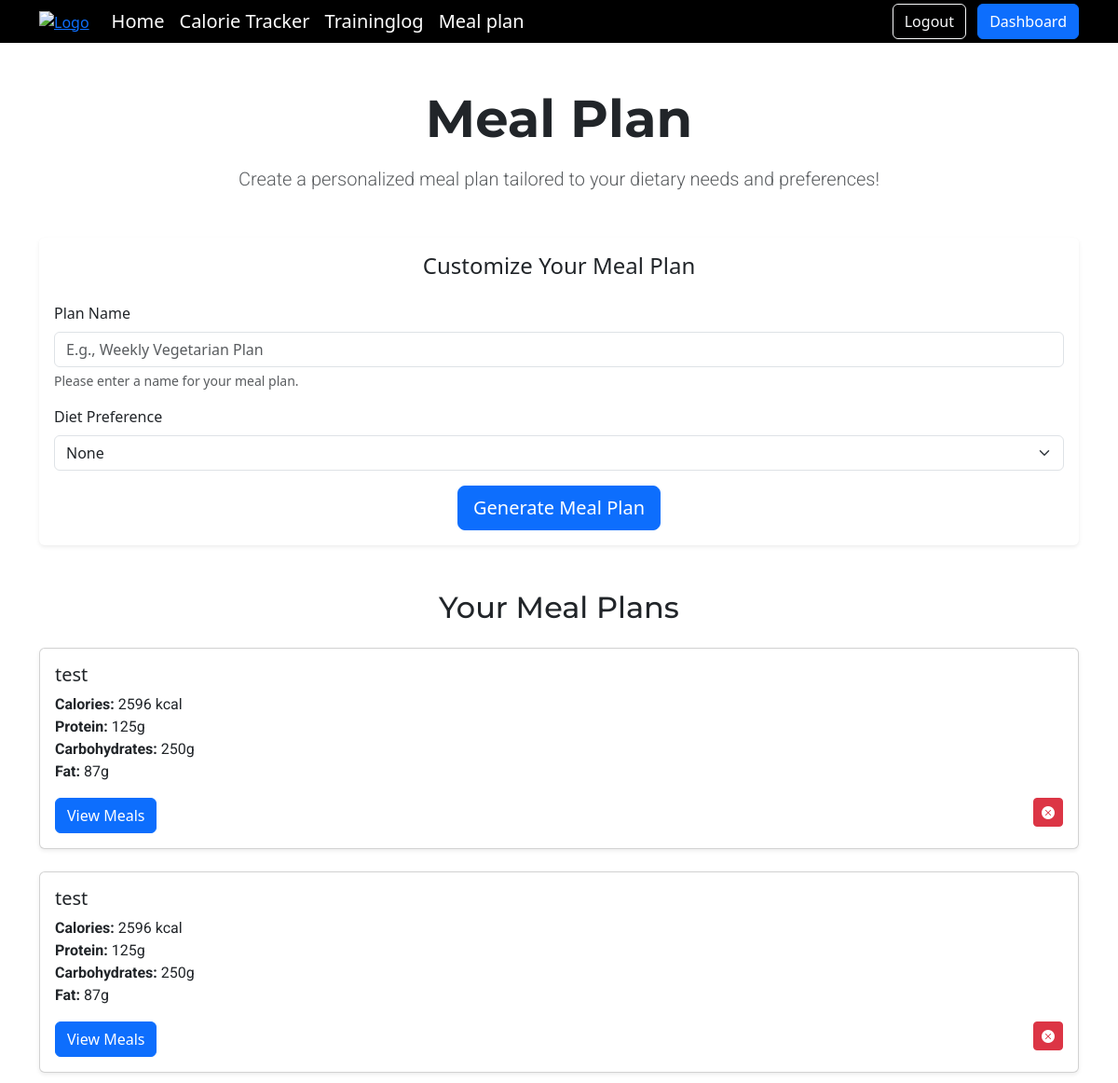
Page /mealplan (signed in, upper part) on the earlier database version.
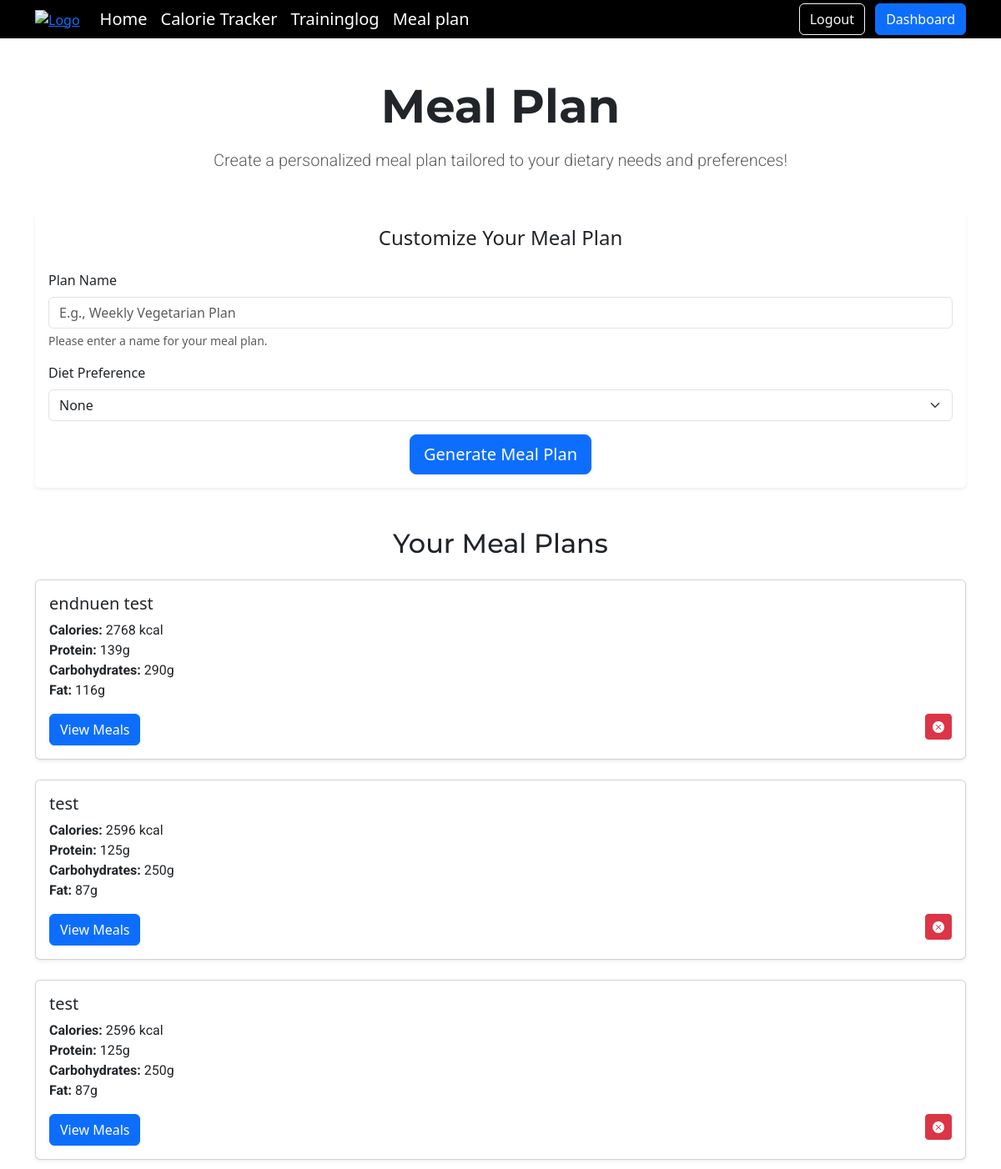
Same page on the later database version.
### tables this page shows
CREATE TABLE meal_plans (
id INTEGER PRIMARY KEY AUTOINCREMENT,
user_id INTEGER NOT NULL,
created_at DATETIME DEFAULT CURRENT_TIMESTAMP,
name TEXT,
calories INTEGER,
protein INTEGER,
carbohydrates INTEGER,
fat INTEGER,
FOREIGN KEY (user_id) REFERENCES users(id)
);

### app.py (the view)
@app.route("/mealplan", methods=["GET", "POST"])
@login_required
def mealplan():
    user_id = session["user_id"]
    MAX_PROTEIN = 125
    MAX_CARBS = 250
    MAX_FAT = 87
    def select_data(user_id):
        meal_plans = db.execute(
            """
            SELECT id, name, calories, protein, carbohydrates, fat
            FROM meal_plans
            WHERE user_id = ?
            ORDER BY created_at DESC
            """,
            user_id
        )
        meals = db.execute(
            """
            SELECT meal_id, meal_plan_id, title, source_url, ready_in_minutes, imagetype
            FROM meal_plan_meals
            WHERE meal_plan_id IN (SELECT id FROM meal_plans WHERE user_id = ?)
            """,
            user_id
        )
        meals_by_plan = {}
        for meal in meals:
            meal_plan_id = meal["meal_plan_id"]
            if meal_plan_id not in meals_by_plan:
                meals_by_plan[meal_plan_id] = []
            meals_by_plan[meal_plan_id].append(meal)
        return meal_plans, meals_by_plan
    def calculate_macronutrients(calorie_goal, goal_type):
        """Beregner minimum protein, kulhydrat og fedt baseret på mål og kalorieindtag."""
        if goal_type == "weight_loss":
            protein_ratio, carb_ratio, fat_ratio = 0.35, 0.30, 0.35
        elif goal_type == "muscle_gain":
            protein_ratio, carb_ratio, fat_ratio = 0.40, 0.40, 0.20
        else:  # maintenance
            protein_ratio, carb_ratio, fat_ratio = 0.30, 0.40, 0.30
        protein = min(calorie_goal * protein_ratio / 4, MAX_PROTEIN)  # 1 gram protein = 4 kcal
        carbs = min(calorie_goal * carb_ratio / 4, MAX_CARBS)        # 1 gram kulhydrat = 4 kcal
        fat = min(calorie_goal * fat_ratio / 9, MAX_FAT)             # 1 gram fedt = 9 kcal
        return round(protein), round(carbs), round(fat)
    if request.method == "POST":
        action = request.form.get("action")
        if action == "delete":
            plan_id = request.form.get("plan_id")
            if plan_id:
                db.execute("DELETE FROM meal_plan_meals WHERE meal_plan_id = ?", plan_id)
                db.execute("DELETE FROM meal_plans WHERE id = ? AND user_id = ?", plan_id, user_id)
        elif action == "add":
            if not request.form.get("plan_name"):
                return render_template("mealplan.html", error="Please enter a meal plan name.")
            valid_diet_preferences = ["", "vegetarian", "vegan", "keto", "paleo"]
            diet = request.form.get("diet")
            if diet not in valid_diet_preferences:
                return render_template("mealplan.html", error="Invalid diet preference selected.")
            user_data = db.execute("SELECT daily_calorie_goal, goal_type FROM users WHERE id = ?", user_id)[0]
            calorie_goal = user_data["daily_calorie_goal"]
            goal_type = user_data["goal_type"]
            total_protein, total_carbs, total_fat = calculate_macronutrients(calorie_goal, goal_type)
            meal_protein = round(total_protein / 3)
            meal_carbs = round(total_carbs / 3)
            meal_fat = round(total_fat / 3)
            api_key = "71433d93ff0445e68f984bb19ca3048f"
            meal_types = ["breakfast", "main course", "main course"]
            meals = []
            total_calories = 0
            total_protein = 0
            total_carbs = 0
            total_fat = 0
            offset = 0
            for meal_type in meal_types:
                url = "https://api.spoonacular.com/recipes/complexSearch"
                params = {
                    "apiKey": api_key,
                    "diet": diet,
                    "type": meal_type,
                    "targetCalories": calorie_goal // 3,  # Fordel kalorierne på tre måltider
                    "addRecipeNutrition": True,
                    "number": 1,
                    "offset": offset,
                    "instructionsRequired": True
                }
                if not diet:
                    params.update({
                        "minProtein": meal_protein,
                        "minCarbs": meal_carbs,
                        "minFat": meal_fat
                    })
                response = requests.get(url, params=params)
                if response.status_code == 200:
                    result = response.json().get("results", [])
                    if result:
                        meal = result[0]
                        meals.append(meal)
                        offset += 1
                        nutrients = meal.get("nutrition", {}).get("nutrients", [])
                        total_calories += next((n["amount"] for n in nutrients if n["name"] == "Calories"), 0)
                        total_protein += next((n["amount"] for n in nutrients if n["name"] == "Protein"), 0)
                        total_carbs += next((n["amount"] for n in nutrients if n["name"] == "Carbohydrates"), 0)
                        total_fat += next((n["amount"] for n in nutrients if n["name"] == "Fat"), 0)
                else:
                    return render_template("mealplan.html", error=f"Failed to fetch {meal_type}. Try again.")
            if not meals or len(meals) != 3:
                return render_template("mealplan.html", error="Could not generate a complete meal plan. Try again.")
            meal_plan_id = db.execute(
                """
                INSERT INTO meal_plans (user_id, name, calories, protein, carbohydrates, fat)
                VALUES (?, ?, ?, ?, ?, ?)
                """,
                user_id, request.form.get("plan_name"), round(total_calories), round(total_protein), round(total_carbs), round(total_fat)
            )
            for meal in meals:
                db.execute(
                    """
                    INSERT INTO meal_plan_meals (meal_id, meal_plan_id, title, source_url, ready_in_minutes, imagetype)
                    VALUES (?, ?, ?, ?, ?, ?)
                    """,
                    meal["id"], meal_plan_id, meal["title"], meal["sourceUrl"], meal.get("readyInMinutes", 0), meal["imageType"]
                )
        meal_plans, meals_by_plan = select_data(user_id)
        return render_template("mealplan.html", meal_plans=meal_plans, meals_by_plan=meals_by_plan)
    else:  # GET request
        meal_plans, meals_by_plan = select_data(user_id)
        return render_template("mealplan.html", meal_plans=meal_plans, meals_by_plan=meals_by_plan)

### app.py (called while the page is built)
def login_required(f):
    @wraps(f)
    def decorated_function(*args, **kwargs):
        if session.get("user_id") is None:
            return redirect("/login")
        return f(*args, **kwargs)
    return decorated_function

@app.after_request
def after_request(response):
    response.headers["Cache-Control"] = "no-cache, no-store, must-revalidate"
    response.headers["Expires"] = 0
    response.headers["Pragma"] = "no-cache"
    return response

### templates/mealplan.html (shortened to what this page needs)
{% extends "layout.html" %}
{% block main %}
<div class="container my-5 text-center">
    <h1 class="display-4 mb-3 fw-bold">Meal Plan</h1>
    <p class="lead text-muted">Create a personalized meal plan tailored to your dietary needs and preferences!</p>
</div>
<div class="container my-5">
    <div class="card shadow-sm border-0">
        <div class="card-body">
            <h4 class="card-title text-center mb-4">Customize Your Meal Plan</h4>
            <form action="/mealplan" method="post">
                <div class="mb-3">
                    <label for="plan_name" class="form-label">Plan Name</label>
                    <input type="text" class="form-control" id="plan_name" name="plan_name" placeholder="E.g., Weekly Vegetarian Plan" required>
                    <div class="form-text">Please enter a name for your meal plan.</div>
                </div>
                <div class="mb-3">
                    <label for="diet" class="form-label">Diet Preference</label>
                    <select class="form-select" id="diet" name="diet">
                        <option value="" selected>None</option>
                    </select>
                </div>
                <div class="text-center">
                    <button type="submit" class="btn btn-primary btn-lg">Generate Meal Plan</button>
                </div>
            </form>
        </div>
    </div>
</div>
<div class="container my-5">
    <h2 class="text-center mb-4">Your Meal Plans</h2>
    {% for plan in meal_plans %}
    <div class="row mb-4">
        <div class="col-12">
            <div class="card shadow-sm">
                <div class="card-body">
                    <h5 class="card-title">{{ plan.name }}</h5>
                    <p>
                        <strong>Calories:</strong> {{ plan.calories }} kcal<br>
                        <strong>Protein:</strong> {{ plan.protein }}g<br>
                        <strong>Carbohydrates:</strong> {{ plan.carbohydrates }}g<br>
                        <strong>Fat:</strong> {{ plan.fat }}g
                    </p>
                    <div class="d-flex justify-content-between">
                        <button class="btn btn-primary" data-bs-toggle="collapse" data-bs-target="#plan-{{ plan.id }}">
                            View Meals
                        </button>
                        <form action="/mealplan" method="post" style="display: inline;">
                            <button class="btn btn-sm btn-danger" type="submit">
                                <i class="bi bi-x-circle-fill"></i>
                            </button>
                        </form>
                    </div>
                </div>
            </div>
        </div>
    </div>
    {% endfor %}
</div>
{% endblock %}

### templates/layout.html (shortened to what this page needs)
<!DOCTYPE html>
<html lang="en">
<head>
    <link href="https://cdn.jsdelivr.net/npm/bootstrap@5.3.3/dist/css/bootstrap.min.css" rel="stylesheet">
    <link href="/static/styles.css" rel="stylesheet">
    <link href="https://cdn.jsdelivr.net/npm/bootstrap-icons/font/bootstrap-icons.css" rel="stylesheet">
</head>
<body class="d-flex flex-column min-vh-100">
    <header class="bg-black">
        <div class="container">
            <div class="d-flex flex-wrap align-items-center justify-content-center justify-content-lg-start">
                <a href="/" class="me-3">
                    <img src="/static/logo-white.png" alt="Logo" class="img-fluid" style="max-height: 150px;">
                </a>
                {% if session["user_id"] %}
                    <ul class="nav col-12 col-lg-auto me-lg-auto mb-2 justify-content-center mb-md-0">
                        <li><a href="/" class="nav-link px-2 text-white fs-5">Home</a></li>
                        <li><a href="/calorietracker" class="nav-link px-2 text-white fs-5">Calorie Tracker</a></li>
                        <li><a href="/traininglog" class="nav-link px-2 text-white fs-5">Traininglog</a></li>
                        <li><a href="/mealplan" class="nav-link px-2 text-white fs-5">Meal plan</a></li>
                    </ul>
                    <div class="text-end">
                        <a href="/logout" class="btn btn-outline-light me-2">Logout</a>
                        <a href="/dashboard" class="btn btn-primary">Dashboard</a>
                    </div>
                {% endif %}
            </div>
        </div>
    </header>
    <main class="flex-grow-1">
        {% block main %}{% endblock %}
    </main>
</body>
</html>

### static/styles.css (style rules this page uses)
h1, h2, h3 { font-family: 'Montserrat', sans-serif !important; }
p { font-family: 'Roboto', sans-serif !important; }

Differences in the rows shown:
added meal_plans: name "endnuen test", calories "2768", protein "139", carbohydrates "290", fat "116"
